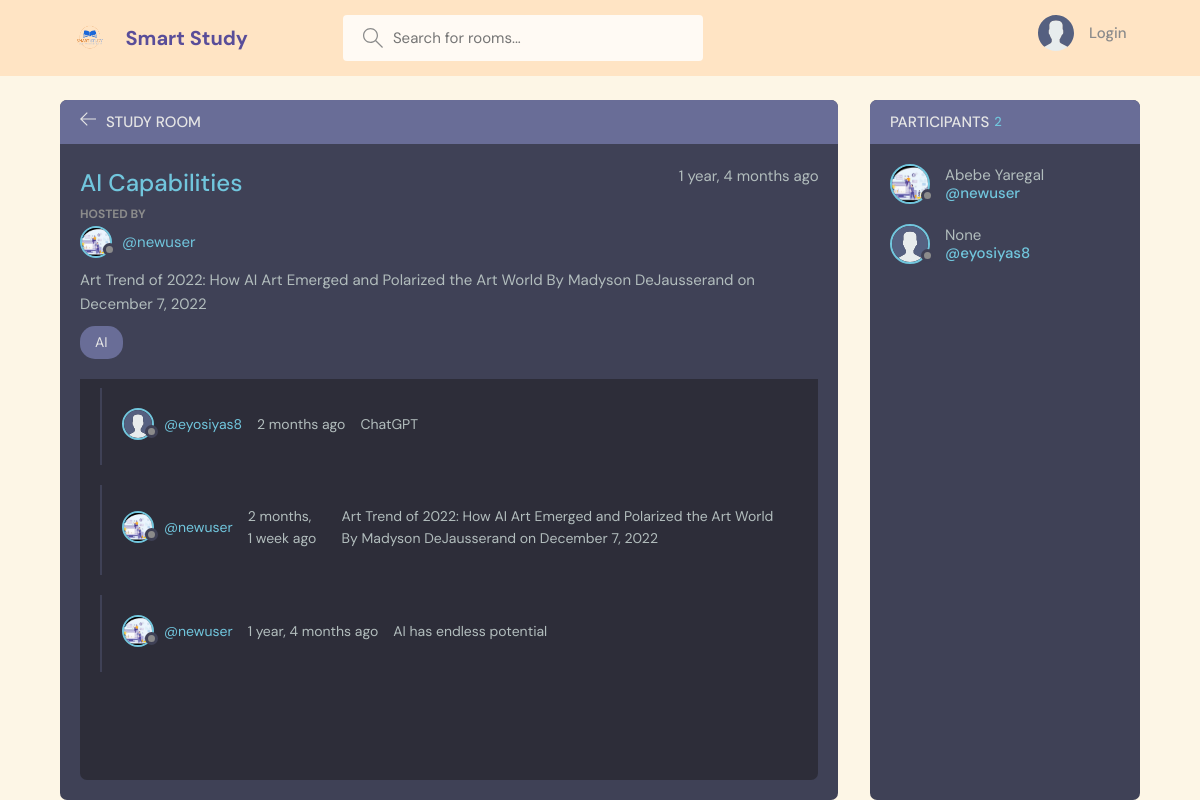
The page /room/5/ on the database as committed earlier.
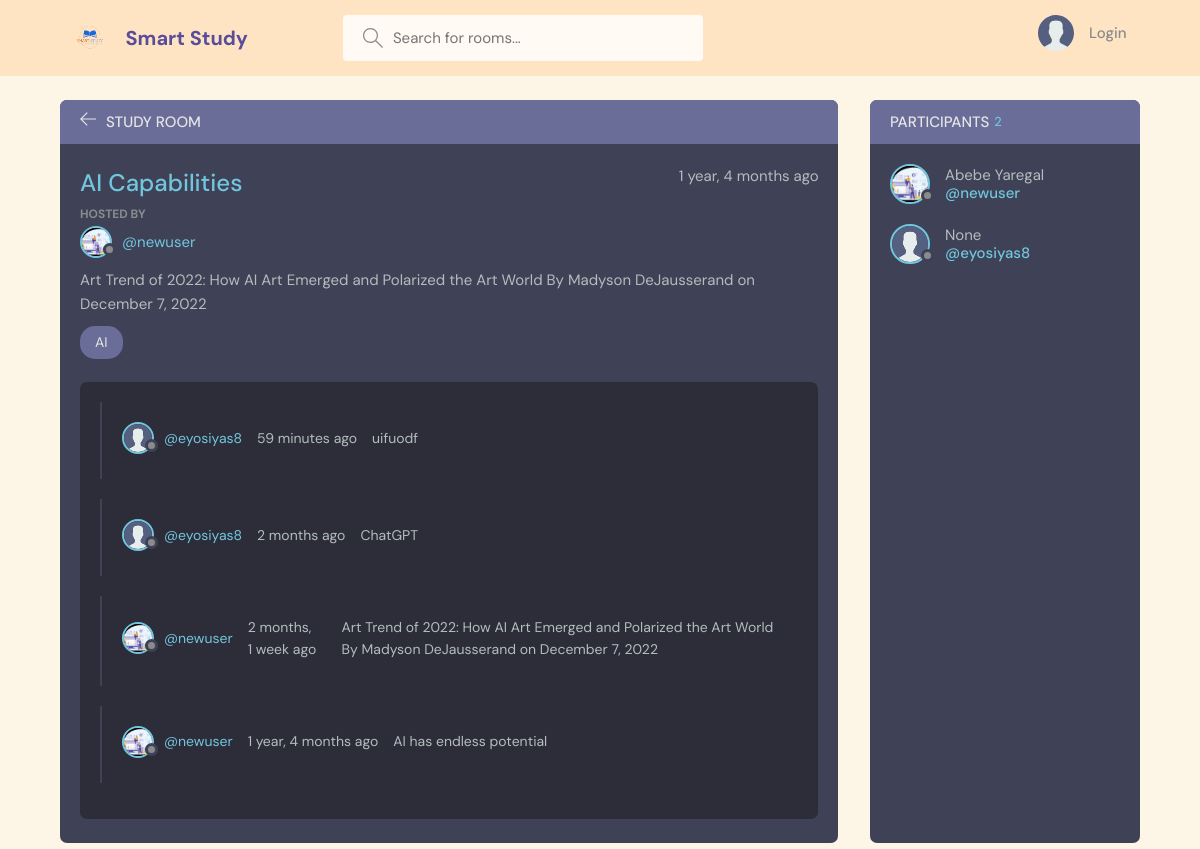
The same page on the database as committed later.
### playground/models.py (models this page shows, shortened)
class Message(models.Model):
    user = models.ForeignKey(User, on_delete=models.CASCADE)
    room = models.ForeignKey(Room, on_delete=models.CASCADE)
    body = models.TextField()
    images = models.ImageField(null=True)
    updated = models.DateTimeField(auto_now=True)
    created = models.DateTimeField(auto_now_add=True)
    class Meta:
        ordering = ['-created']

class User(AbstractUser):
    name = models.CharField(max_length=200, null=True)
    email = models.EmailField(null=True, unique=True)
    bio = models.TextField(null=True)
    avatar = models.ImageField(null=True, default='avatar.svg')
    REQUIRED_FIELDS = []

### playground/views.py (the view, shortened to what this page needs)
# urls.py: path('room/<str:pk>/', views.room, name='room'),
def room(request, pk):
    room=Room.objects.get(id=pk)
    room_messsages = room.message_set.all()
    participants = room.participants.all()
    context = {'room': room, 'room_messages': room_messsages, 'participants': participants}
    return render(request, 'playground/room.html', context)

### playground/models.py (called while the page is built)
    def __str__(self):
        return self.name

### playground/templates/playground/room.html (shortened to what this page needs)
{% extends 'main.html' %}
{% block content %}
    <main class="profile-page layout layout--2">
      <div class="container">
        <div class="room">
          <div class="room__top">
            <div class="room__topLeft">
              <a href="{% url 'home' %}">
                <svg version="1.1" xmlns="http://www.w3.org/2000/svg" width="32" height="32" viewBox="0 0 32 32">
                  <title>arrow-left</title>
                  <path
                    d="M13.723 2.286l-13.723 13.714 13.719 13.714 1.616-1.611-10.96-10.96h27.625v-2.286h-27.625l10.965-10.965-1.616-1.607z"
                  ></path>
                </svg>
              </a>
              <h3>Study Room</h3>
            </div>
          </div>
          <div class="room__box scroll">
            <div class="room__header scroll">
              <div class="room__info">
                <h3>{{room.name}}</h3>
                <span> {{room.created|timesince}} ago</span>
              </div>
              <div class="room__hosted">
                <p>Hosted By</p>
                <a href="{% url 'user-profile' room.host.id %}" class="room__author">
                  <div class="avatar avatar--small">
                    <img src="{{room.host.avatar.url}}" />
                  </div>
                  <span>@{{room.host}}</span>
                </a>
              </div>
              <div class="room__details">
                {{room.description}}
              </div>
              <span class="room__topics">{{room.topic}}</span>
            </div>
            <div class="room__conversation">
              <div class="threads scroll">
                {% for message in room_messages %}
                <div class="thread">
                  <div class="thread__top">
                    <div class="thread__author">
                      <a href="#" class="thread__authorInfo">
                        <div class="avatar avatar--small">
                          <img src="{{message.user.avatar.url}}" />
                        </div>
                        <span>@{{message.user}}</span>
                      </a>
                      <span class="thread__date">{{message.created|timesince}} ago</span>
                      <p>{{message.body}}</p>
                    </div>
                  </div>
                </div>
                {% endfor %}
              </div>
            </div>
          </div>
        </div>
        <div class="participants">
          <h3 class="participants__top"> Participants <span>{{participants.count}}</span></h3>
          <div class="participants__list scroll">
            {% for participant in participants %}
            <a href="{% url 'user-profile' participant.id %}" class="participant">
              <div class="avatar avatar--medium">
                <img src="{{participant.avatar.url}}" />
              </div>
              <p>
                {{participant.name}}
                <span>@{{participant.username}}</span>
              </p>
            </a>
            {% endfor %}
          </div>
        </div>
      </div>
    </main>
    {% endblock %}

Rows that differ between the two databases and show on the page:
added Message: user.avatar (placeholder picture), user "eyosiyas8", created "59 minutes", body "uifuodf"
